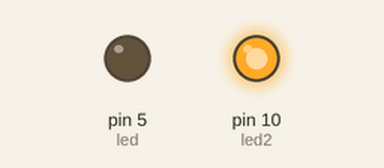
This sketch was run on a simulated Arduino Uno, built with avr-gcc and run on an emulated ATmega328P. Parts: output pins drawn as LEDs (lit = HIGH).

Above: at 1.0 s.
At 3.0 s:
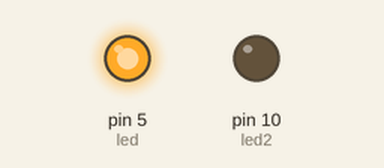
Timing chart, 0 to 5.2 s (numbered marks = the images above):
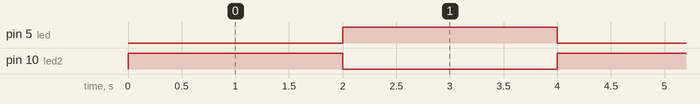

The sketch:

esp8266.ino
```cpp
int led=5, led2=10;
int i=0;
void setup() {
  // put your setup code here, to run once:
  pinMode(led,OUTPUT);
  pinMode(led2,OUTPUT);
  digitalWrite(led,LOW);
  digitalWrite(led2,LOW);


}

void loop() {
  // put your main code here, to run repeatedly:
 if((i%2)){
  digitalWrite(led,1);
  digitalWrite(led2,LOW);

 }
 else{
  digitalWrite(led,LOW);
  digitalWrite(led2,1);

 }
i++;
delay(2000);
}
```

Measured:
- by itself, pin 5 (led), pin 10 (led2): alternates HIGH for 2.0 s and LOW for 2.0 s
